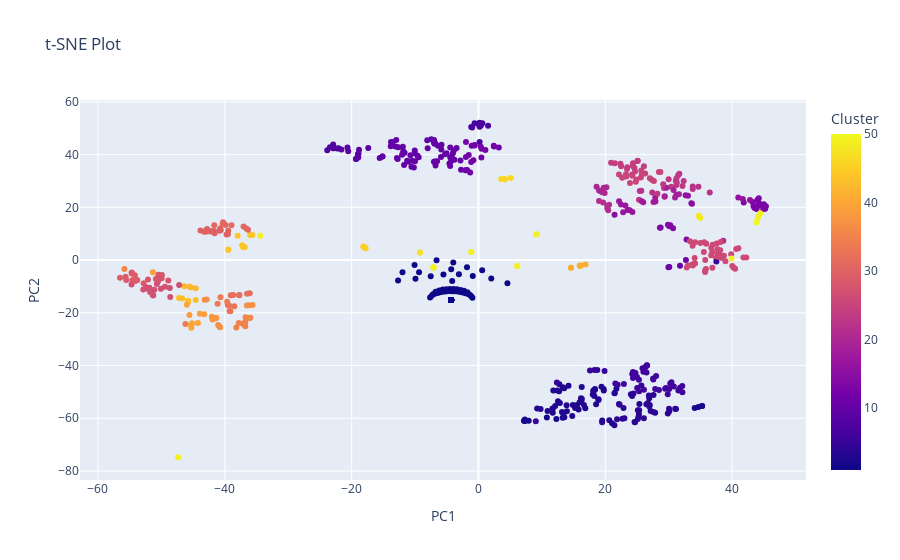

Notebook code cell kept with this figure:
### Markdown cell above
## Visualizing the clusters

### t-Distributed Stochastic Neighbor Embedding (manifold embedding technique)

t-Distributed Stochastic Neighbor Embedding (t-SNE) is a powerful dimensionality reduction technique used for visualizing high-dimensional data in lower-dimensional space. The main objectives of t-SNE are:
- Preservation of local structure (locality)
This means the points closer in high dimensional space should appear closer in a lower dimensional embedding.
- Robustness to noise and outliers
- Non linear embedding
Self explanatory. It captures complex non linear relationships in the data, suitable for visualization of intricate manifolds.
- Unsupervised learning

### Code cell
# Compute t-SNE embeddings
tsne = TSNE(n_components=2, random_state=42, perplexity=10)
X_tsne = tsne.fit_transform(pivot_combined.T)

pca_df = pd.DataFrame(data=X_tsne, 
                      columns=['PC1', 'PC2'], 
                      index = pivot_combined.T.index)

concat_df = pd.concat([pca_df, 
                       df.set_index("catalog_id")], 
                      ignore_index= False, 
                      axis=1)
concat_df = concat_df.rename(columns={0: 'Cluster'})
concat_df.index = concat_df.index.astype("str")

fig = px.scatter(concat_df, x='PC1', y='PC2', color='Cluster', title='t-SNE Plot')
fig

### Figure 1 — Plotly figure (JSON) as saved in the notebook; plotly's stock layout.template omitted (floating-point values rounded to 4 significant figures; data arrays with more than 128 entries replaced by an {"elided": "..."} marker saying what was removed)
{"data": [{"hovertemplate": "PC1=%{x}<br>PC2=%{y}<br>Cluster=%{marker.color}<extra></extra>", "legendgroup": "", "marker": {"color": {"elided": "867 int values"}, "coloraxis": "coloraxis", "symbol": "circle"}, "mode": "markers", "name": "", "orientation": "v", "showlegend": false, "type": "scatter", "x": {"elided": "867 float values"}, "xaxis": "x", "y": {"elided": "867 float values"}, "yaxis": "y"}], "layout": {"coloraxis": {"colorbar": {"title": {"text": "Cluster"}}, "colorscale": [[0, "#0d0887"], [0.1111, "#46039f"], [0.2222, "#7201a8"], [0.3333, "#9c179e"], [0.4444, "#bd3786"], [0.5556, "#d8576b"], [0.6667, "#ed7953"], [0.7778, "#fb9f3a"], [0.8889, "#fdca26"], [1, "#f0f921"]]}, "legend": {"tracegroupgap": 0}, "title": {"text": "t-SNE Plot"}, "xaxis": {"anchor": "y", "domain": [0, 1], "title": {"text": "PC1"}}, "yaxis": {"anchor": "x", "domain": [0, 1], "title": {"text": "PC2"}}}}
